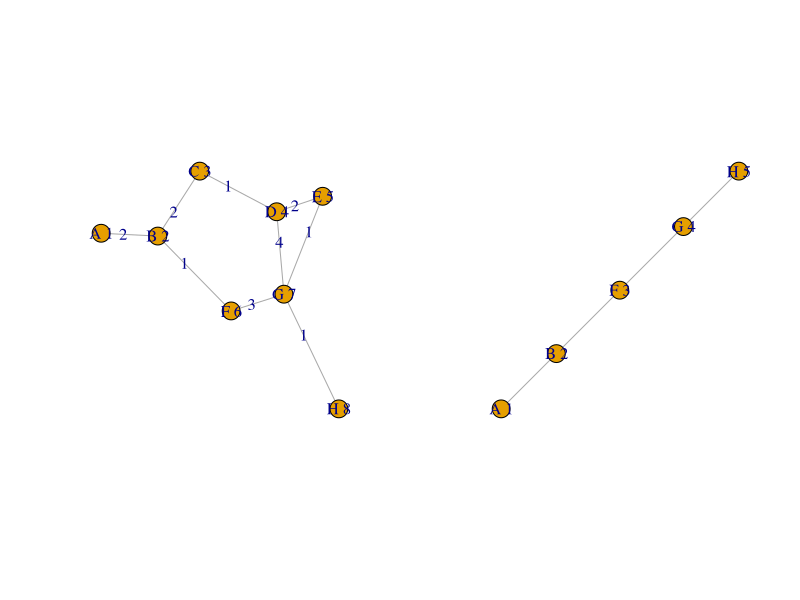

Write R code to recreate this figure.
# Author : brayan stiven vasquez villa

# Librerias
library(igraph)

# Construcción grafo.
caminos_grafo = c(1,2, 2,3, 3,4, 4,5, 2,6, 6,7, 4,7, 7,5, 7,8)
grafo = graph(caminos_grafo,n = 8,directed = FALSE)
nombres_nodos = c('A','B','C','D','E','F','G','H')
E(grafo)$weight = c(2,2,1,2,1,3,4,1,1)
matriz  = get.adjacency(graph = grafo,attr = 'weight')

### Sección Funciones
# Verifica si un nodo es respuesta
es_respuesta <- function(nodo,objetivo){
  nombres_nodos[nodo] == nombres_nodos[objetivo]
}

# Calcula el costo Acumulado de un nodo
obtener_suma <- function(vector_costo,vector_padre,item,raiz){
  suma = 0.0
  nodo_actual = item
  
  while(nodo_actual != raiz){
    suma = suma + vector_costo[[nombres_nodos[nodo_actual]]]
    nodo_actual = vector_padre[[nombres_nodos[nodo_actual]]]
  }

  return(suma)
}

# Verifica si está en la frontera y si el costo actual es menor que el existente
en_frontera <- function(item,raiz,nuevo_padre,frontera,vector_costo,vector_padre,costo_item){
  respuesta = FALSE
  
  if(item %in% frontera){
    suma = obtener_suma(vector_costo,vector_padre,item,raiz)
    
    nuevo_vector_padre = vector_padre
    nuevo_vector_padre[[nombres_nodos[item]]] = nuevo_padre

    nuevo_vector_costo = vector_costo
    nuevo_vector_costo[[nombres_nodos[item]]] = costo_item

    nueva_suma = obtener_suma(nuevo_vector_costo,nuevo_vector_padre,item,raiz)#(suma - vector_costo[[nombres_nodos[item]]]) + costo_item
    if(nueva_suma < suma){
      respuesta = TRUE
    }
  }
  
  return(respuesta)
}
# Calcula la ruta desde el origen al objetivo
hallar_camino <- function(raiz,objetivo,vector_costo,vector_padre){
  vector_ruta = c()
  nodo_actual = objetivo
  while(nodo_actual != raiz){
    vector_ruta = c(vector_ruta,nombres_nodos[nodo_actual])
    nodo_actual = vector_padre[[nombres_nodos[nodo_actual]]]
  }
  vector_ruta = c(vector_ruta,nombres_nodos[raiz])
  vector_ruta = rev(vector_ruta)
  
  vizualizar_respuesta(vector_ruta)
}

# Muestra la respuesta en consola y grafica un grafo solo con los nodos del camino respuesta
vizualizar_respuesta <- function(vector_ruta){
  str(vector_ruta)
  caminos_resp = c()
  for (i in 2:length(vector_ruta)){
    caminos_resp = c(caminos_resp,i-1,i)
  }
  grafo_respuesta = graph(caminos_resp,n = length(vector_ruta),directed = FALSE)
  par(mfcol = c(1,2))
  plot(grafo,vertex.label=paste(nombres_nodos,1:length(nombres_nodos)),edge.label=E(grafo)$weight)
  plot(grafo_respuesta,vertex.label=paste(vector_ruta,1:length(vector_ruta)))
}

# Algoritmo principal
costo_uniforme <- function(grafo,raiz,objetivo){
  nodo = raiz
  costo_total = 0
  
  vector_costo = list(nombres_nodos) #Vector con el costo individual
  vector_costo[[nombres_nodos[nodo]]] = 0
  vector_padre = list(nombres_nodos) #Vector con el padre de cada nodo
  
  frontera = c(nodo)
  explorados = c()
  
  encontrado = FALSE
  respuesta = NULL
  
  while(encontrado == FALSE){

    if(length(frontera) <= 0){
      encontrado = TRUE
      respuesta = "Error frontera vacía"
    }
      
    nodo = frontera[1]
    frontera = frontera[-1]
    
    if(es_respuesta(nodo,objetivo)){
      encontrado = TRUE
      respuesta = cat("Respuesta",nodo)
    }
    
    explorados = c(explorados,nodo)
    vecinos = neighbors(grafo,nodo)
    
    for(item in vecinos){
      if(!(item %in% explorados)){
        if(!(item %in% frontera)){
          frontera = c(frontera,item)
          costo_item = matriz[nodo,item]
          vector_costo[[nombres_nodos[item]]] = costo_item
          vector_padre[[nombres_nodos[item]]] = nodo
        }else{
          costo_item = matriz[nodo,item]
          if(en_frontera(item,raiz,nodo,frontera,vector_costo,vector_padre,costo_item)){
            vector_costo[[nombres_nodos[item]]] = costo_item
            vector_padre[[nombres_nodos[item]]] = nodo
          }
        }
      }
    }
  }
  hallar_camino(raiz,objetivo,vector_costo,vector_padre)
}

costo_uniforme(grafo,1,8)